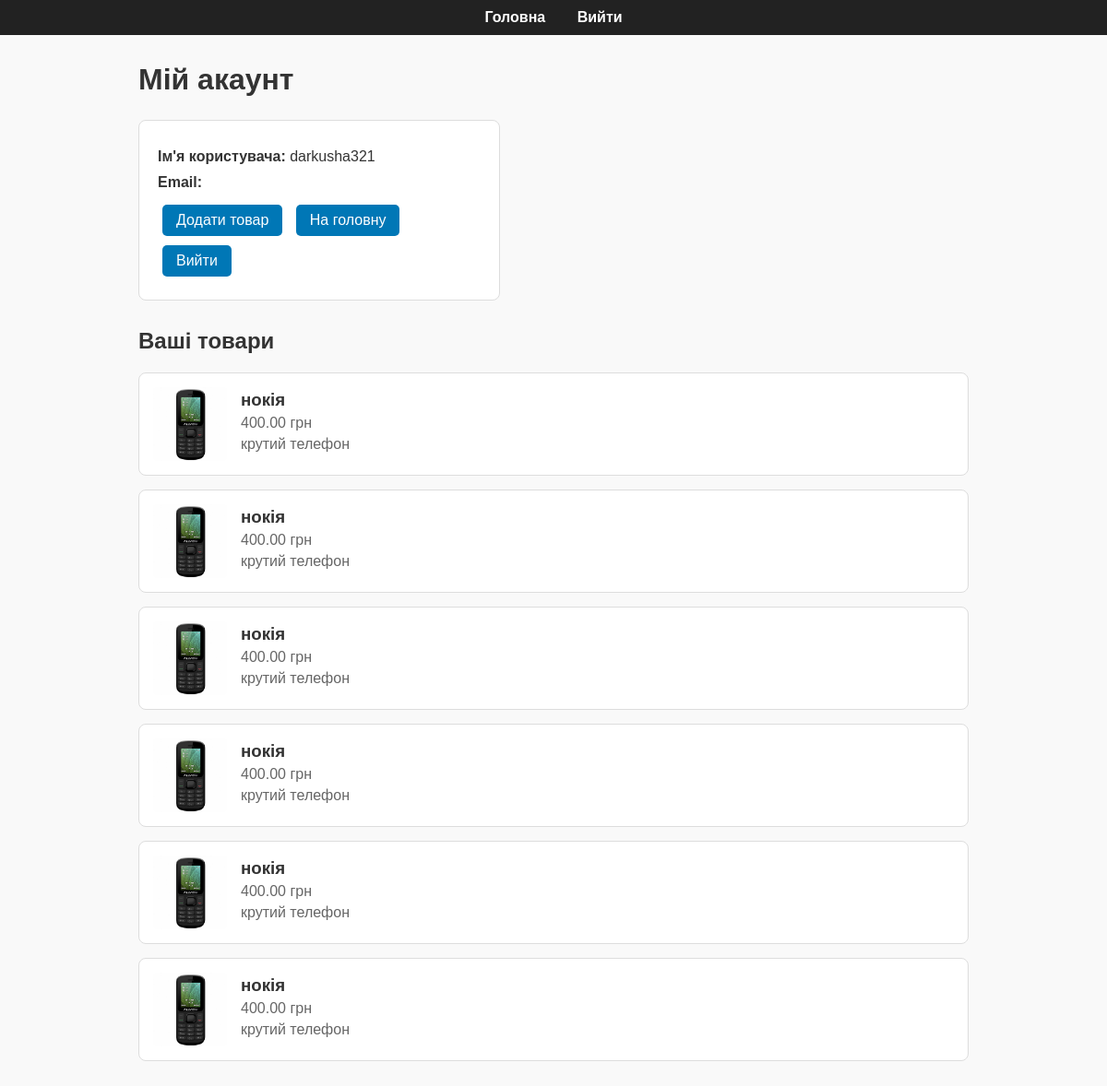
/store/profile/darkusha321 (signed in), run on the app's committed database.
### app_online_store/models.py (models this page shows, shortened)
class Product(models.Model):
    name = models.CharField(max_length=20)
    slug = models.SlugField(unique=True,blank=True)
    price =  models.DecimalField(max_digits=10,decimal_places=2)
    photograph = models.ImageField(upload_to="photograph/",blank=True,null=True,default="photograph/telephon.jpg")
    description = models.TextField(blank=True, null=True)
    creation_date = models.DateTimeField(auto_now_add=True)
    user = models.ForeignKey(User, on_delete=models.CASCADE)

### app_online_store/views.py (the view)
# urls.py: path('profile/<str:username>',views.profile,name ='profile' )
@login_required
def profile(request,username):
    user = User.objects.get(username=username)
    products = models.Product.objects.filter(user_id=request.user)
    return render(request,'profile/profile.html',{'user':user,'products':products})

### app_online_store/templates/profile/profile.html (shortened to what this page needs)
<!DOCTYPE html>
<html lang="uk">
<head>
</head>
<body>
    <nav>
        <a href="{% url 'store:home' %}">Головна</a>
        {% if user.is_authenticated %}
            <a href="{% url 'store:logout_user' %}">Вийти</a>
        {% else %}
            <a href="{% url 'store:login_user' %}">Увійти</a>
            <a href="{% url 'store:register_user' %}">Реєстрація</a>
        {% endif %}
    </nav>
    <div class="container">
        <h1>Мій акаунт</h1>
        {% if user.is_authenticated %}
            <div class="account-box">
                <p><strong>Ім'я користувача:</strong> {{ user.username }}</p>
                <p><strong>Email:</strong> {{ user.email }}</p>
                <div>
                    <a href="{% url 'store:add_product' %}" class="btn">Додати товар</a>
                    <a href="{% url 'store:home' %}" class="btn">На головну</a>
                    <a href="{% url 'store:logout_user' %}" class="btn">Вийти</a>
                </div>
            </div>
            <div class="products">
                <h2>Ваші товари</h2>
                {% if products %}
                    {% for product in products %}
                <a href="{% url 'store:product_detail' product.slug %}" class="product-link">
                        <div class="product">
                            <img src="{{ product.photograph.url }}" alt="{{ product.name }}">
                            <div class="product-info">
                                <h3>{{ product.name }}</h3>
                                <p>{{ product.price }} грн</p>
                                <p>{{ product.description|truncatewords:12 }}</p>
                            </div>
                        </div>
                </a>
                    {% endfor %}
                {% else %}
                    <p>У вас ще немає доданих товарів.</p>
                {% endif %}
            </div>
        {% else %}
            <p class="center">Ви не увійшли в систему.</p>
        {% endif %}
    </div>
</body>
</html>

### app_online_store/templates/profile/profile.html (style rules this page uses)
body { font-family: Arial, sans-serif; margin: 0; background-color: #f9f9f9; color: #333; }
nav { background-color: #222; padding: 10px; text-align: center; }
nav a { color: #fff; text-decoration: none; margin: 0 15px; font-weight: bold; }
.container { width: 90%; max-width: 900px; margin: 30px auto; }
h1 { text-align: left; margin-bottom: 25px; }
.account-box { background: #fff; padding: 20px; border-radius: 8px; border: 1px solid #ddd; width: 350px; margin-left: 0; }
.account-box p { font-size: 16px; margin: 10px 0; }
.btn { display: inline-block; padding: 8px 15px; background-color: #0077b6; color: #fff; text-decoration: none; border-radius: 5px; margin: 5px; }
.products { margin-top: 30px; }
.product { background: #fff; border: 1px solid #ddd; border-radius: 8px; padding: 15px; margin-bottom: 15px; display: flex; align-items: center; gap: 15px; }
.product img { width: 80px; height: 80px; object-fit: cover; border-radius: 5px; }
.product-link { text-decoration: none; color: inherit; display: block; }
.product-info h3 { margin: 0; }
.product-info p { margin: 5px 0; color: #666; }

### data on the page
Product: photograph (picture), name "нокія", price "400.00", description "крутий телефон"
Product: photograph (picture), name "нокія", price "400.00", description "крутий телефон"
Product: photograph (picture), name "нокія", price "400.00", description "крутий телефон"
Product: photograph (picture), name "нокія", price "400.00", description "крутий телефон"
Product: photograph (picture), name "нокія", price "400.00", description "крутий телефон"
Product: photograph (picture), name "нокія", price "400.00", description "крутий телефон"

### other printed values
{{ user.username }} "darkusha321"
